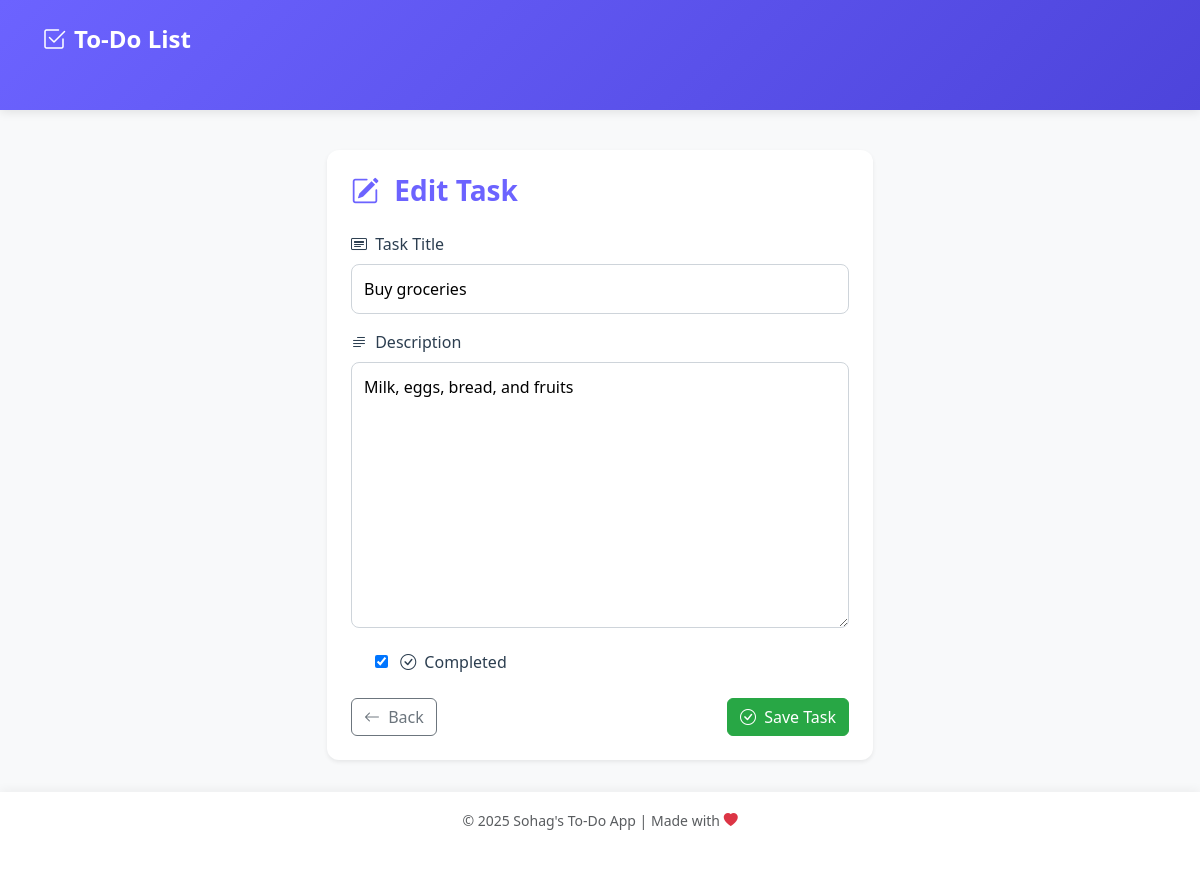
Page /edit/1/ on the committed database.
### todo_app/models.py (models this page shows, shortened)
class Task ( models.Model):
    title = models.CharField( max_length= 200)
    description = models.TextField( blank= True)
    completed = models.BooleanField(default=False)
    created = models.DateTimeField(auto_now_add=True)

### todo_app/views.py (the view)
def task_update(request, pk):
    task = get_object_or_404(Task, pk=pk)
    if request.method == 'POST':
        form = Taskfrom(request.POST, instance=task)
        if form.is_valid():
            form.save()
            return redirect('task_list')
    else:
        form = Taskfrom(instance=task)
    return render(request, 'todo/task_form.html', {'form': form})

### todo_app/forms.py
class Taskfrom(forms.ModelForm):
    class Meta:
        model = Task
        fields = ['title', 'description', 'completed']

### todo_app/templates/todo/task_form.html (shortened to what this page needs)
{% extends 'todo/base.html' %}
{% block content %}
<div class="row justify-content-center">
    <div class="col-md-8 col-lg-6">
        <div class="card shadow-sm">
            <div class="card-body p-4">
                <h3 class="card-title mb-4">
                    <i class="bi bi-pencil-square me-2"></i>
                    {% if form.instance.pk %}Edit Task{% else %}Create New Task{% endif %}
                </h3>
                <form method="post">
                    <div class="mb-3">
                        <label for="{{ form.title.id_for_label }}" class="form-label">
                            <i class="bi bi-card-heading me-1"></i> Task Title
                        </label>
                        {{ form.title }}
                    </div>
                    <div class="mb-3">
                        <label for="{{ form.description.id_for_label }}" class="form-label">
                            <i class="bi bi-text-paragraph me-1"></i> Description
                        </label>
                        {{ form.description }}
                    </div>
                    <div class="form-check mb-4">
                        {{ form.completed }}
                        <label class="form-check-label" for="{{ form.completed.id_for_label }}">
                            <i class="bi bi-check-circle me-1"></i> Completed
                        </label>
                    </div>
                    <div class="d-flex justify-content-between mt-4">
                        <a href="{% url 'task_list' %}" class="btn btn-outline-secondary">
                            <i class="bi bi-arrow-left me-1"></i> Back
                        </a>
                        <button type="submit" class="btn btn-success">
                            <i class="bi bi-check-circle me-1"></i> Save Task
                        </button>
                    </div>
                </form>
            </div>
        </div>
    </div>
</div>
{% endblock %}

### todo_app/templates/todo/base.html (style rules this page uses)
:root { --primary-color: #6c63ff; --secondary-color: #4d44db; --accent-color: #ff6584; --light-bg: #f8f9fa; --dark-color: #2c3e50; }
body { background-color: var(--light-bg); color: var(--dark-color); min-height: 100vh; display: flex; flex-direction: column; }
.card { border: none; border-radius: 10px; box-shadow: 0 4px 6px rgba(0, 0, 0, 0.05); transition: transform 0.3s ease, box-shadow 0.3s ease; }

### todo_app/templates/todo/task_form.html (style rules this page uses)
.card { border: none; border-radius: 12px; margin-top: 1rem; }
.card-title { color: var(--primary-color); font-weight: 600; }
.form-label { font-weight: 500; color: var(--dark-color); }
input[type="text"], textarea { width: 100%; padding: 0.75rem; border: 1px solid #ced4da; border-radius: 8px; transition: border-color 0.2s ease, box-shadow 0.2s ease; }
textarea { min-height: 120px; resize: vertical; }
.btn-success { background-color: #28a745; border-color: #28a745; transition: all 0.2s ease; }
.btn-outline-secondary { transition: all 0.2s ease; }
.form-check-label { margin-left: 0.5rem; font-weight: 500; color: var(--dark-color); }

### rows in the picture
Task: title "Buy groceries", description "Milk, eggs, bread, and fruits", completed "☑"
